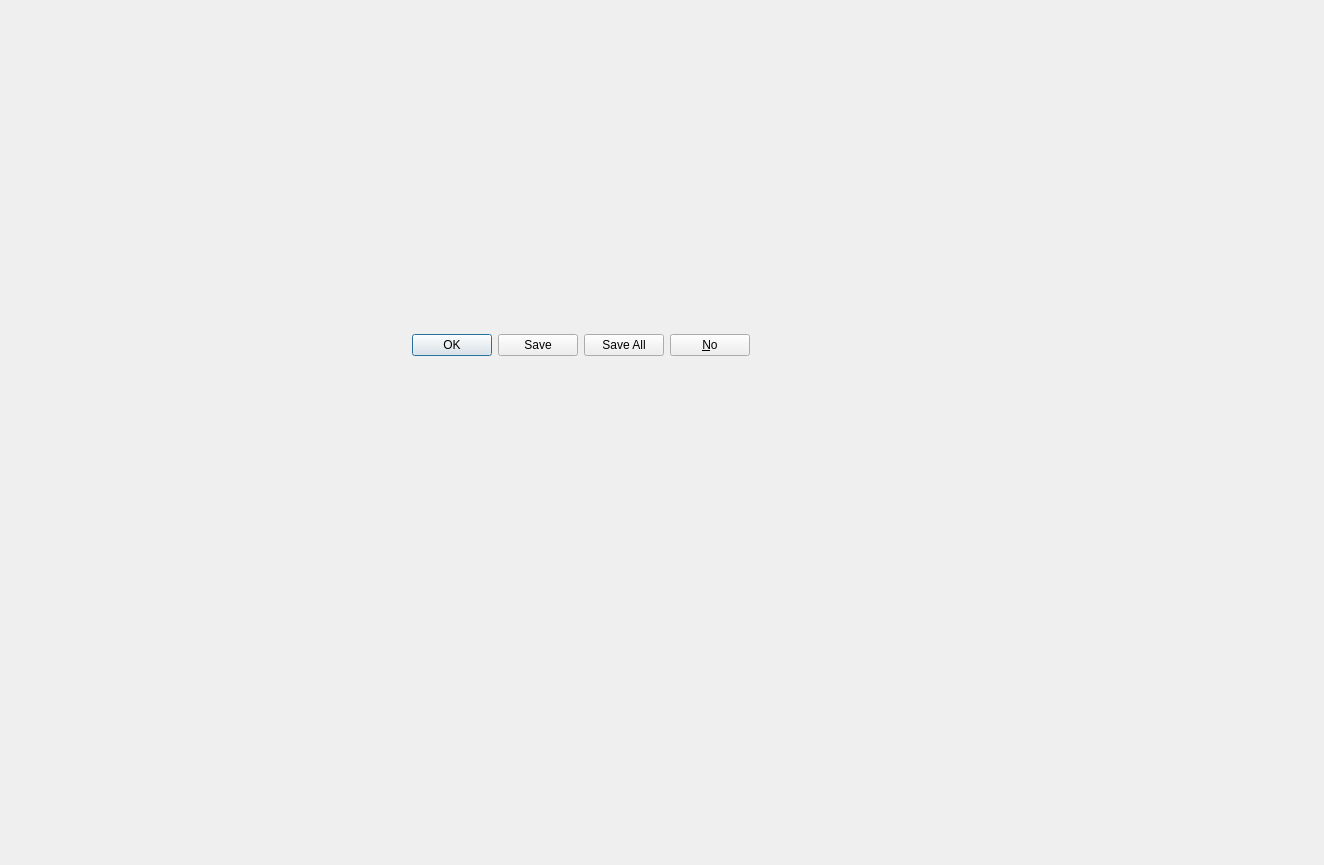
<?xml version="1.0" encoding="UTF-8"?>
<ui version="4.0">
 <class>Form</class>
 <widget class="QWidget" name="Form">
  <property name="geometry">
   <rect>
    <x>0</x>
    <y>0</y>
    <width>1324</width>
    <height>865</height>
   </rect>
  </property>
  <property name="windowTitle">
   <string>Form</string>
  </property>
  <widget class="QDialogButtonBox" name="buttonBox">
   <property name="geometry">
    <rect>
     <x>120</x>
     <y>140</y>
     <width>921</width>
     <height>411</height>
    </rect>
   </property>
   <property name="standardButtons">
    <set>QDialogButtonBox::No|QDialogButtonBox::Ok|QDialogButtonBox::Save|QDialogButtonBox::SaveAll</set>
   </property>
   <property name="centerButtons">
    <bool>true</bool>
   </property>
  </widget>
 </widget>
 <resources/>
 <connections/>
</ui>
